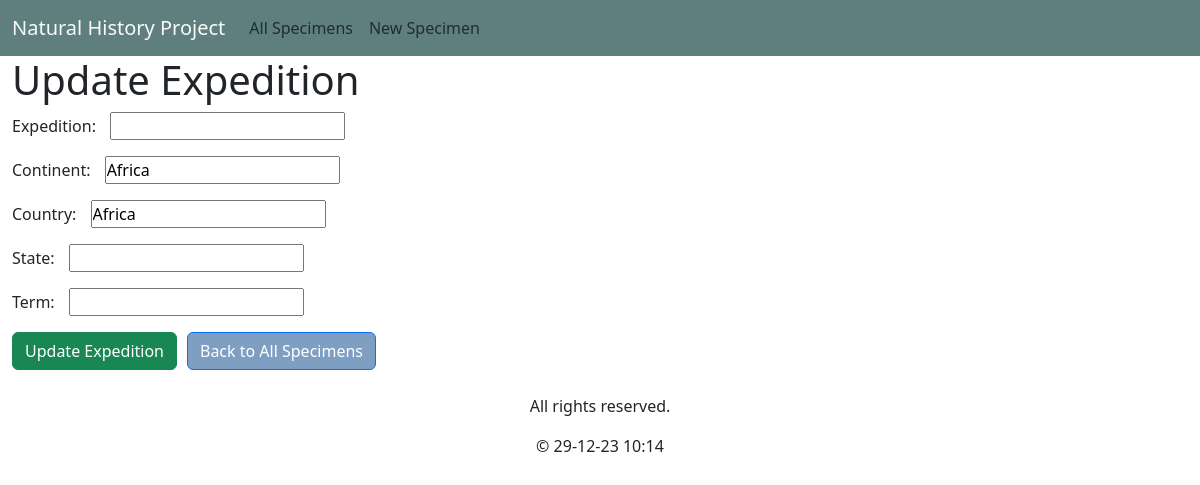
Page /expedition_update/7/ on the earlier database version.
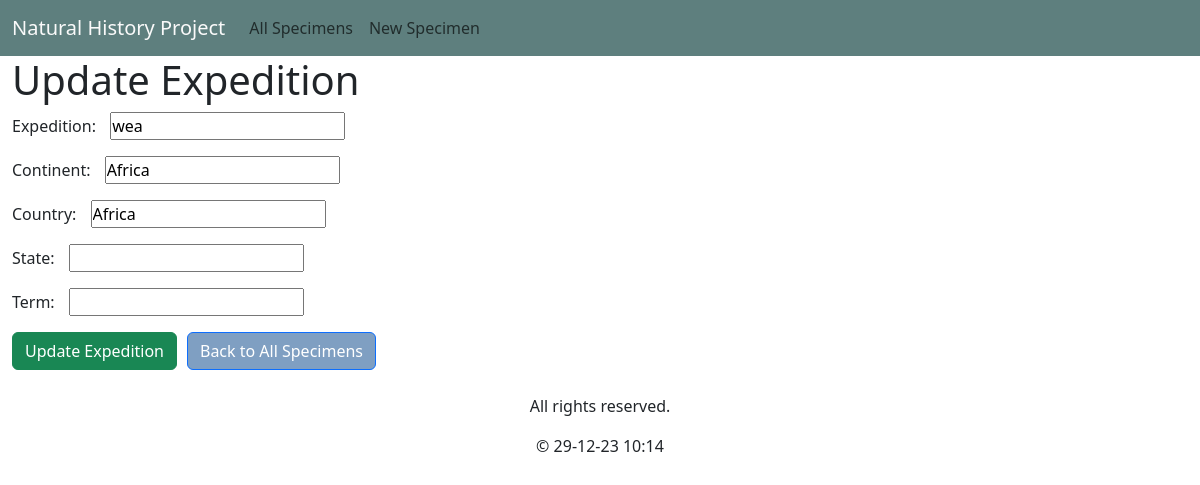
Same page on the later database version.
### specimen_catalog/models.py (models this page shows, shortened)
class Expedition(models.Model):
    expedition_id = models.AutoField(primary_key=True)
    expedition = models.CharField(max_length=100, null=False, blank=True)
    continent = models.CharField(max_length=50, null=False, blank=True)
    country = models.CharField(max_length=50, null=False, blank=True)
    state_province = models.CharField(max_length=50, null=False, blank=True)
    term = models.CharField(max_length=100, null=False, blank=True)

### specimen_catalog/views.py (the view, shortened to what this page needs)
# urls.py: path('expedition_update/<int:pk>/', ExpeditionUpdateView.as_view(), name='expedition_update'),
class ExpeditionUpdateView(View):
    template_name = 'specimen_catalog/expedition_update.html'
    def get(self, request, pk):
        try:
            expedition = get_object_or_404(Expedition, pk=pk)
            form = ExpeditionForm(instance=expedition)
            return render(request, self.template_name, {'form': form, 'expedition': expedition})
        except Http404:
            messages.error(request, "Expedition not found")
            return redirect('specimen_detail', pk=pk)  # Redirect to specimen_detail with the same ID

### specimen_catalog/forms.py (shortened to what this page needs)
class ExpeditionForm(forms.ModelForm):
    class Meta:
        model = Expedition
        fields = ['expedition', 'continent', 'country', 'state_province', 'term']
        labels = {
            'expedition': 'Expedition',
            'continent': 'Continent',
            'country': 'Country',
            'state_province': 'State',
            'term': 'Term',
        }
    ALLOWED_CONTINENTS = ['Africa', 'Antarctica', 'Asia', 'Europe', 'North America', 'Oceania', 'South America']

### specimen_catalog/templatetags/tags.py (called while the page is built)
@register.simple_tag
def current_datetime():
    now = datetime.now()
    formatted_date = now.strftime("%d-%m-%y %H:%M")
    return formatted_date

### specimen_catalog/templates/specimen_catalog/expedition_update.html (shortened to what this page needs)
{% extends 'specimen_catalog/base.html' %}
{% block content %}
    <h1>Update Expedition</h1>
    <form method="post" action="{% url 'expedition_update' pk=expedition.pk %}">
        {{ form.as_p }}
        <div class="button-container">
            <button type="submit" class="btn btn-success">Update Expedition</button>
            <a href="{% url 'all_specimens' %}" class="btn btn-primary">Back to All Specimens</a>
        </div>
    </form>
{% endblock %}

### specimen_catalog/templates/specimen_catalog/base.html
<body>
    {% include 'specimen_catalog/header.html' %}
    <div class="container">
        {% block content %}{% endblock %}
    </div>
    {% include 'specimen_catalog/footer.html' %}
</body>
</html>

### specimen_catalog/templates/specimen_catalog/header.html (shortened to what this page needs)
<!DOCTYPE html>
<html lang="en">
<head>
    <link href="https://cdn.jsdelivr.net/npm/bootstrap@5.3.0/dist/css/bootstrap.min.css" rel="stylesheet">
    {% load static %}
    <link rel="stylesheet" type="text/css" href="{% static 'css/styles.css' %}">
</head>
<nav class="navbar navbar-expand-lg navbar-light bg-light custom-navbar">
    <div class="container-fluid">
        <a class="navbar-brand" href="/">Natural History Project</a>
        <div class="collapse navbar-collapse" id="navbarNav">
            <ul class="navbar-nav">
                <li class="nav-item">
                    <a class="nav-link" href="{% url 'all_specimens' %}">All Specimens</a>
                </li>
                <li class="nav-item">
                    <a class="nav-link" href="{% url 'new_specimen' %}">New Specimen</a>
                </li>
            </ul>
        </div>
    </div>
</nav>

### specimen_catalog/templates/specimen_catalog/footer.html
{% load tags %}
<footer class="text-center mt-4">
    <p>All rights reserved.</p>
    <p>&copy; {% current_datetime %}</p>
</footer>

### specimen_catalog/static/css/styles.css (style rules this page uses)
* { margin: 0; padding: 0; box-sizing: border-box; }
html, body { margin: 0; padding: 0; }
form { margin-bottom: 20px; }
label { margin-right: 10px; }
button { margin-top: 10px; padding: 5px 10px; background-color: #6a99ca; color: #fff; cursor: pointer; }
a { color: #7f9fc2; text-decoration: none; }
.container { width: 100%; max-width: none; }
.button-container { display: flex; align-items: baseline; }
.button-container button { margin-right: 10px; }
button { margin-top: 0; }
.btn-primary { background-color: #7f9fc2; }
.custom-navbar { background-color: #5E7F7E !important; }
.navbar-brand { padding-top: var(--bs-navbar-brand-padding-y); padding-bottom: var(--bs-navbar-brand-padding-y); margin-right: var(--bs-navbar-brand-margin-end); font-size: var(--bs-navbar-brand-font-size); color: rgb(250, 250, 250); text-decoration: none; white-space: nowrap; }

Differences in the rows shown:
changed Expedition "Africa": expedition (not shown) → "wea"
